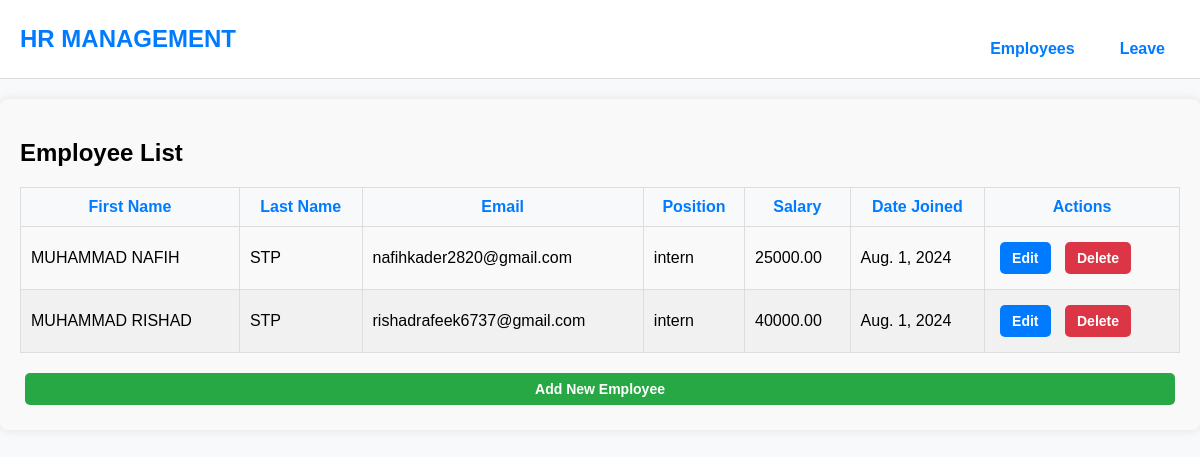
/employees/, run on the app's committed database.
### employee/models.py (models this page shows, shortened)
class Employee(models.Model):
    first_name = models.CharField(max_length=100)
    last_name = models.CharField(max_length=100)
    email = models.EmailField(unique=True)
    salary = models.DecimalField(max_digits=10, decimal_places=2)
    position = models.CharField(max_length=100,null=True)
    date_joined = models.DateField(default=0)
    annual_leave_balance = models.IntegerField(default=12)
    monthly_leave_balance = models.IntegerField(default=2)
    bonus = models.DecimalField(max_digits=10, decimal_places=2, default=0.00)
    deductions = models.DecimalField(max_digits=10, decimal_places=2, default=0.00)

### employee/views.py (the view)
# urls.py: path('employees/', views.employee_list, name='employee_list'),
def employee_list(request):
    employees = Employee.objects.all()
    return render(request, 'employee_list.html', {'employees': employees})

### templates/employee_list.html
{% extends "index.html" %}
{% block content %}
<h2>Employee List</h2>
<table class="employee-table">
    <thead>
        <tr>
            <th>First Name</th>
            <th>Last Name</th>
            <th>Email</th>
            <th>Position</th>
            <th>Salary</th>
            <th>Date Joined</th>
            <th>Actions</th>
        </tr>
    </thead>
    <tbody>
        {% for employee in employees %}
        <tr>
            <td>{{ employee.first_name }}</td>
            <td>{{ employee.last_name }}</td>
            <td>{{ employee.email }}</td>
            <td>{{ employee.position }}</td>
            <td>{{ employee.salary }}</td>
            <td>{{ employee.date_joined }}</td>
            <td>
                <a class="btn-edit" href="{% url 'employee_update' employee.id %}">Edit</a>
                <a class="btn-delete" href="{% url 'employee_delete' employee.id %}">Delete</a>
            </td>
        </tr>
        {% endfor %}
    </tbody>
</table>
<a class="btn-add" href="{% url 'employee_add' %}">Add New Employee</a>
{% endblock %}

### templates/index.html (shortened to what this page needs)
{% load static %}
<!DOCTYPE html>
<html lang="en">
<head>
    <link rel="stylesheet" type="text/css" href="{% static 'css/style.css' %}">
</head>
<body>
    <nav class="navbar">
            <h2 class="navbar-title">HR MANAGEMENT</h2>
        <div class="navbar-collapse" id="navbarCollapse">
            <div class="navbar-nav">
                <a href="{% url 'employee_list' %}" class="nav-item">Employees</a>
                <a href="{% url 'employee_leave_list' %}" class="nav-item">Leave</a>
            </div>
        </div>
    </nav>
    <div class="container">
        {% block content %}
        {% endblock %}
    </div>
</body>
</html>

### employee/static/css/style.css (style rules this page uses)
body { font-family: Arial, sans-serif; background-color: #f8f9fa; margin: 0; padding: 0; }
.container { margin-top: 50px; padding: 20px; background-color: white; box-shadow: 0 0 10px rgba(0, 0, 0, 0.1); border-radius: 8px; }
.navbar { background-color: #fff; border-bottom: 1px solid #ddd; padding: 10px 20px; display: flex; justify-content: space-between; align-items: center; }
.navbar-title { margin: 0; color: #007bff; }
.navbar-nav { list-style: none; padding: 0; margin: 0; display: flex; gap: 15px; }
.nav-item { color: #007bff; text-decoration: none; font-weight: bold; padding: 10px 15px; border-radius: 5px; }
a { display: inline-block; margin-top: 20px; color: #007bff; text-decoration: none; font-weight: bold; }
.employee-table { width: 100%; border-collapse: collapse; margin-top: 20px; }
.employee-table th, .employee-table td { padding: 10px; border: 1px solid #ddd; }
.employee-table th { background-color: #f8f9fa; color: #007bff; }
.employee-table tr:nth-child(even) { background-color: #f1f1f1; }
.btn-edit, .btn-delete, .btn-add { display: inline-block; padding: 8px 12px; margin: 5px; text-decoration: none; border-radius: 5px; color: white; font-size: 14px; }
.btn-edit { background-color: #007bff; }
.btn-delete { background-color: #dc3545; }
.btn-add { background-color: #28a745; display: block; text-align: center; margin-top: 20px; }
.container { background-color: #f9f9f9; padding: 20px; border-radius: 8px; box-shadow: 0 0 10px rgba(0, 0, 0, 0.1); max-width: 1200px; margin: 20px auto; }
.btn-add { background-color: #28a745; }

### data on the page
Employee: first_name "MUHAMMAD NAFIH", last_name "STP", email "nafihkader2820@gmail.com", position "intern", salary "25000.00", date_joined "Aug. 1, 2024"
Employee: first_name "MUHAMMAD RISHAD", last_name "STP", email "rishadrafeek6737@gmail.com", position "intern", salary "40000.00", date_joined "Aug. 1, 2024"
